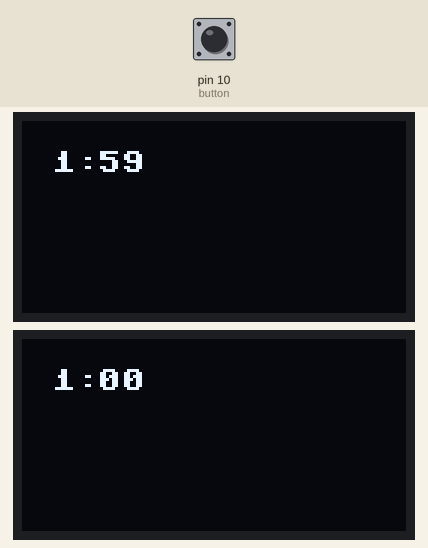
The program below on a simulated MicroPython board. On the bench: 2 × 128×64 one-colour display. The test bench sets the inputs (shaded band); at power-on: pin 10 (button) HIGH. Library files of the repository ran but are not shown: ssd1306.py.

Above: at 1.2 s.
1.3 s: pin 10 (button) pulled LOW for 0.15 s
At 2.9 s:
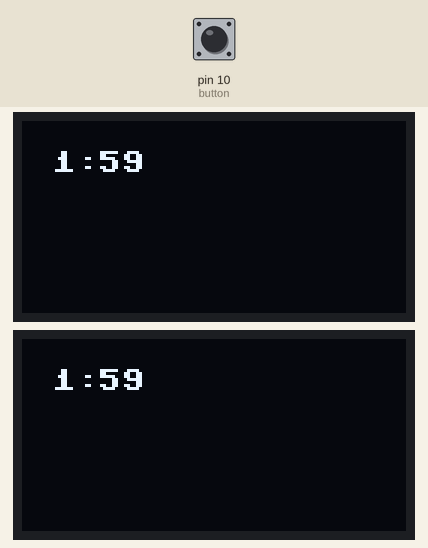
4.4 s: pin 10 (button) pulled LOW for 1 s
At 6.1 s:
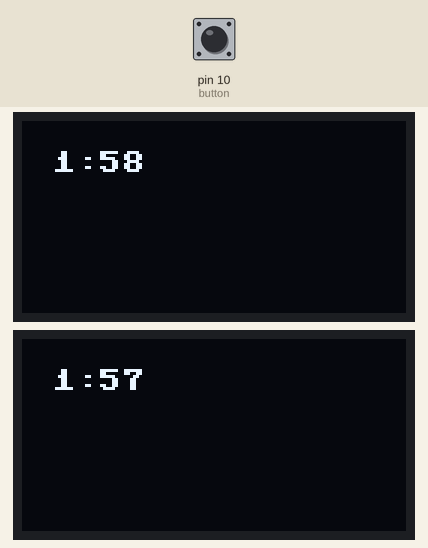
7.9 s: pin 10 (button) pulled LOW for 0.15 s
At 10.9 s:
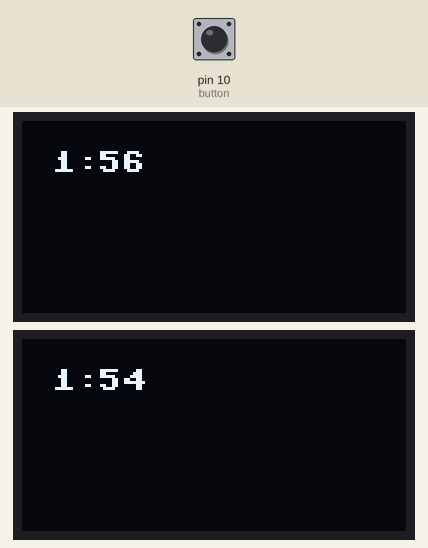
11.0 s: pin 10 (button) pulled LOW for 1 s
At 12.4 s:
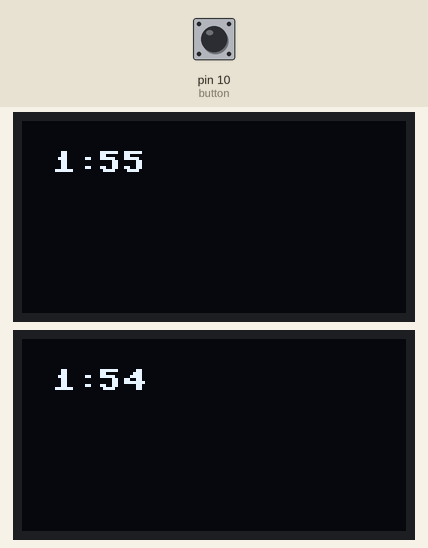
Timing chart, 0 to 14.0 s (numbered marks = the images above; inputs shaded):
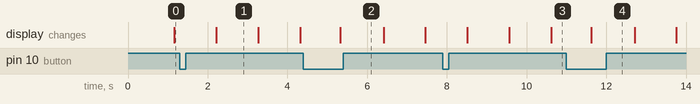

The program:

2screen1button.py
```python
from machine import Pin, I2C
import ssd1306
import time

# I2C OLED
i2c = I2C(0, scl=Pin(5), sda=Pin(4))
oled1 = ssd1306.SSD1306_I2C(128, 64, i2c, addr=0x3C)
oled2 = ssd1306.SSD1306_I2C(128, 64, i2c, addr=0x3D)
button = Pin(10, Pin.IN, Pin.PULL_UP)

button = Pin(10, Pin.IN, Pin.PULL_UP)

player1 = True
last_button = 1
last_tick = time.ticks_ms()


m1 = 2 # Player 1 Minutes
s1 = 0 # Player 1 Seconds

m2 = 2 # Player 2 Minutes
s2 = 0 # Player 2 Seconds


# Main loop

while not (m1 == 0 and s1 == 0) and not (m2 == 0 and s2 == 0):

    now = time.ticks_ms()

    #Change turn on button pressed.
    current = button.value()
    if last_button == 1 and current == 0:
        player1 = not player1
        time.sleep(0.15)  # debounce
    last_button = current


    # # Update required players time based on turn, update once per second
    if time.ticks_diff(now, last_tick) >= 1000:
        last_tick = now

        if player1:
            if m1 == 0 and s1 == 0:
                pass
            elif s1 > 0 :
                s1 -= 1
            else:
                m1 = m1-1
                s1 = 59
        else:
            if m2 == 0 and s2 == 0:
                pass
            elif s2 > 0:
                s2 -= 1
            else:
                m2 -= 1
                s2 = 59


    #Print minutes
    oled1.fill(0)
    oled1.text(str(m1),10,10)

    #Print seconds
    if s1 >= 10:
        oled1.text(str(s1),25,10)
    else:
        oled1.text("0" + str(s1),25,10)
    oled1.text(":", 18,10)

    #Print minutes
    oled2.fill(0)
    oled2.text(str(m1),10,10)

    #Print seconds
    if s2 >= 10:
        oled2.text(str(s2),25,10)
    else:
        oled2.text("0" + str(s2),25,10)
    oled2.text(":", 18,10)


    oled1.show()
    oled2.show()

    time.sleep(0.02)
```
